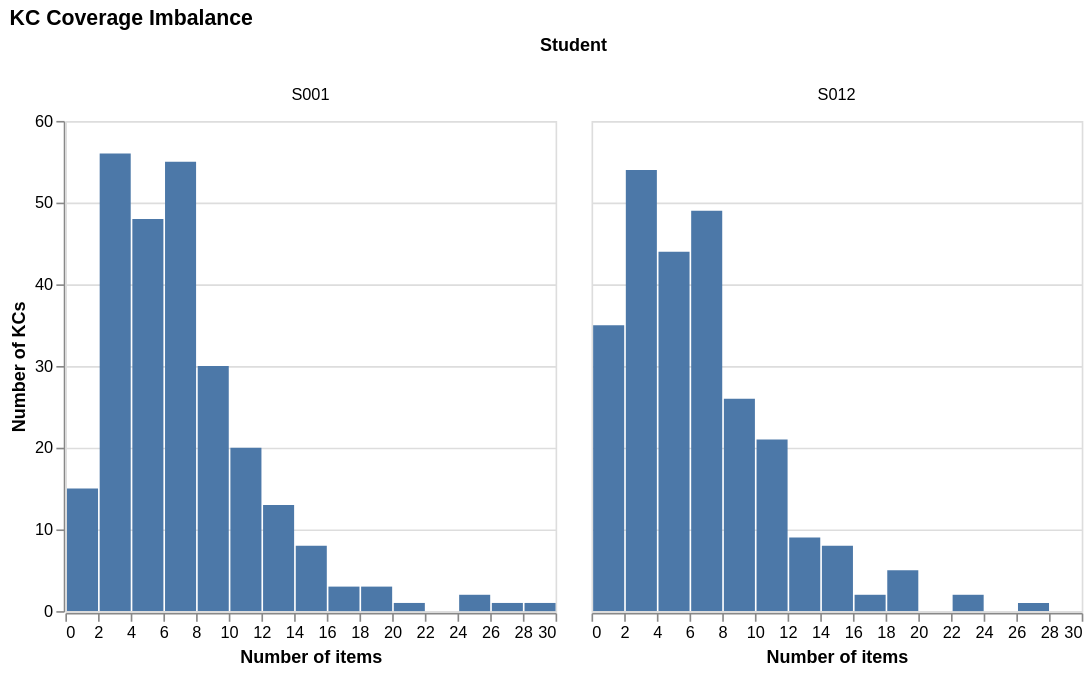

Notebook cell for this chart:
### Code cell
def get_student_kc_coverage(student_id, student_observations, kc_coverage):
    q_to_kc = (student_observations
               .set_index('student_id')
               .loc[student_id, ['assignment_id', 'observation_id', 'all_kc_ids']])
    q_to_kc['kc_covered'] = q_to_kc['all_kc_ids'].str.split('|')
    q_to_kc = (q_to_kc.explode('kc_covered')
               .reset_index()
               .groupby('kc_covered')
               .agg(num_items=('assignment_id', 'count'))
               .reset_index())
    
    missing_kcs = set(kc_coverage) - set(q_to_kc['kc_covered'])
    q_to_kc = pd.concat([q_to_kc, pd.DataFrame({'kc_covered': list(missing_kcs), 'num_items': 0})])
    q_to_kc['student_id'] = student_id
    return q_to_kc

def create_comparison_kc_coverage_chart(kc : pd.DataFrame, student_observations : pd.DataFrame):
    comparison = pd.concat([
        get_student_kc_coverage('S001', student_observations, kc['kc_id']),
        get_student_kc_coverage('S012', student_observations, kc['kc_id'])
    ])

    chart = alt.Chart(comparison).mark_bar().encode(
        x=alt.X('num_items', title='Number of items').bin(maxbins=15),
        y=alt.Y('count()', title='Number of KCs'),
        tooltip=['count()'] 
    ).facet(
        column = alt.Column('student_id', title = 'Student')
    ).properties(
        title='KC Coverage Imbalance'
    )
    
    return chart

create_comparison_kc_coverage_chart(kc_coverage, student_observations)

### Figure 1 — Vega-Lite specification as saved in the notebook (floating-point values rounded to 4 significant figures; data arrays with more than 128 entries replaced by an {"elided": "..."} marker saying what was removed)
{"config": {"view": {"continuousWidth": 300, "continuousHeight": 300}}, "data": {"name": "data-5bc424ec7027269d6775e6d8243fa9bc"}, "facet": {"column": {"field": "student_id", "title": "Student", "type": "nominal"}}, "spec": {"mark": {"type": "bar"}, "encoding": {"tooltip": [{"aggregate": "count", "type": "quantitative"}], "x": {"bin": {"maxbins": 15}, "field": "num_items", "title": "Number of items", "type": "quantitative"}, "y": {"aggregate": "count", "title": "Number of KCs", "type": "quantitative"}}}, "title": "KC Coverage Imbalance", "$schema": "https://vega.github.io/schema/vega-lite/v6.4.1.json", "datasets": {"data-5bc424ec7027269d6775e6d8243fa9bc": {"elided": "512 records"}}}
